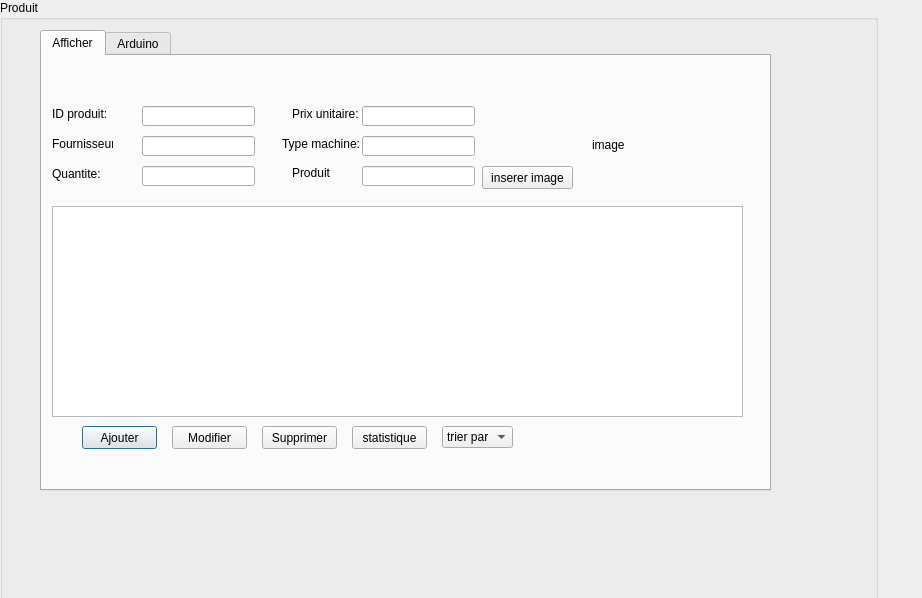
<?xml version="1.0" encoding="UTF-8"?>
<ui version="4.0">
 <class>GestionProduits</class>
 <widget class="QDialog" name="GestionProduits">
  <property name="geometry">
   <rect>
    <x>0</x>
    <y>0</y>
    <width>922</width>
    <height>598</height>
   </rect>
  </property>
  <property name="windowTitle">
   <string>Dialog</string>
  </property>
  <widget class="QGroupBox" name="groupBox">
   <property name="geometry">
    <rect>
     <x>0</x>
     <y>0</y>
     <width>878</width>
     <height>608</height>
    </rect>
   </property>
   <property name="title">
    <string>Produit</string>
   </property>
   <widget class="QTabWidget" name="kk">
    <property name="geometry">
     <rect>
      <x>40</x>
      <y>30</y>
      <width>731</width>
      <height>461</height>
     </rect>
    </property>
    <property name="currentIndex">
     <number>0</number>
    </property>
    <widget class="QWidget" name="tab">
     <attribute name="title">
      <string>Afficher</string>
     </attribute>
     <widget class="QLabel" name="label">
      <property name="geometry">
       <rect>
        <x>10</x>
        <y>50</y>
        <width>71</width>
        <height>16</height>
       </rect>
      </property>
      <property name="text">
       <string>ID produit:</string>
      </property>
     </widget>
     <widget class="QLabel" name="label_2">
      <property name="geometry">
       <rect>
        <x>10</x>
        <y>80</y>
        <width>61</width>
        <height>16</height>
       </rect>
      </property>
      <property name="text">
       <string>Fournisseur:</string>
      </property>
     </widget>
     <widget class="QLabel" name="label_3">
      <property name="geometry">
       <rect>
        <x>10</x>
        <y>110</y>
        <width>121</width>
        <height>16</height>
       </rect>
      </property>
      <property name="text">
       <string>Quantite:</string>
      </property>
     </widget>
     <widget class="QLabel" name="label_4">
      <property name="geometry">
       <rect>
        <x>250</x>
        <y>50</y>
        <width>101</width>
        <height>16</height>
       </rect>
      </property>
      <property name="text">
       <string>Prix unitaire:</string>
      </property>
     </widget>
     <widget class="QLabel" name="label_5">
      <property name="geometry">
       <rect>
        <x>240</x>
        <y>80</y>
        <width>81</width>
        <height>16</height>
       </rect>
      </property>
      <property name="text">
       <string>Type machine:</string>
      </property>
     </widget>
     <widget class="QLineEdit" name="lineEdit">
      <property name="geometry">
       <rect>
        <x>100</x>
        <y>50</y>
        <width>113</width>
        <height>20</height>
       </rect>
      </property>
     </widget>
     <widget class="QLineEdit" name="lineEdit_2">
      <property name="geometry">
       <rect>
        <x>100</x>
        <y>80</y>
        <width>113</width>
        <height>20</height>
       </rect>
      </property>
     </widget>
     <widget class="QLineEdit" name="lineEdit_3">
      <property name="geometry">
       <rect>
        <x>100</x>
        <y>110</y>
        <width>113</width>
        <height>20</height>
       </rect>
      </property>
     </widget>
     <widget class="QLineEdit" name="lineEdit_4">
      <property name="geometry">
       <rect>
        <x>320</x>
        <y>50</y>
        <width>113</width>
        <height>20</height>
       </rect>
      </property>
     </widget>
     <widget class="QLineEdit" name="lineEdit_5">
      <property name="geometry">
       <rect>
        <x>320</x>
        <y>80</y>
        <width>113</width>
        <height>20</height>
       </rect>
      </property>
     </widget>
     <widget class="QTableView" name="tableView">
      <property name="geometry">
       <rect>
        <x>10</x>
        <y>150</y>
        <width>691</width>
        <height>211</height>
       </rect>
      </property>
     </widget>
     <widget class="QPushButton" name="pushButton">
      <property name="geometry">
       <rect>
        <x>40</x>
        <y>370</y>
        <width>75</width>
        <height>23</height>
       </rect>
      </property>
      <property name="text">
       <string>Ajouter</string>
      </property>
     </widget>
     <widget class="QPushButton" name="pushButton_2">
      <property name="geometry">
       <rect>
        <x>130</x>
        <y>370</y>
        <width>75</width>
        <height>23</height>
       </rect>
      </property>
      <property name="text">
       <string>Modifier</string>
      </property>
     </widget>
     <widget class="QPushButton" name="pushButton_3">
      <property name="geometry">
       <rect>
        <x>220</x>
        <y>370</y>
        <width>75</width>
        <height>23</height>
       </rect>
      </property>
      <property name="text">
       <string>Supprimer</string>
      </property>
     </widget>
     <widget class="QPushButton" name="pushButton_5">
      <property name="geometry">
       <rect>
        <x>310</x>
        <y>370</y>
        <width>75</width>
        <height>23</height>
       </rect>
      </property>
      <property name="text">
       <string>statistique</string>
      </property>
     </widget>
     <widget class="QLabel" name="label_6">
      <property name="geometry">
       <rect>
        <x>250</x>
        <y>110</y>
        <width>47</width>
        <height>14</height>
       </rect>
      </property>
      <property name="text">
       <string>Produit</string>
      </property>
     </widget>
     <widget class="QLineEdit" name="lineEdit_6">
      <property name="geometry">
       <rect>
        <x>320</x>
        <y>110</y>
        <width>113</width>
        <height>20</height>
       </rect>
      </property>
     </widget>
     <widget class="QPushButton" name="pushButton_8">
      <property name="geometry">
       <rect>
        <x>440</x>
        <y>110</y>
        <width>91</width>
        <height>23</height>
       </rect>
      </property>
      <property name="text">
       <string>inserer image</string>
      </property>
     </widget>
     <widget class="QComboBox" name="comboBox">
      <property name="geometry">
       <rect>
        <x>400</x>
        <y>370</y>
        <width>71</width>
        <height>22</height>
       </rect>
      </property>
      <item>
       <property name="text">
        <string>trier par</string>
       </property>
      </item>
      <item>
       <property name="text">
        <string>prix</string>
       </property>
      </item>
      <item>
       <property name="text">
        <string>quantite</string>
       </property>
      </item>
      <item>
       <property name="text">
        <string>ID</string>
       </property>
      </item>
     </widget>
     <widget class="QLabel" name="label_7">
      <property name="geometry">
       <rect>
        <x>550</x>
        <y>43</y>
        <width>151</width>
        <height>91</height>
       </rect>
      </property>
      <property name="text">
       <string>image</string>
      </property>
     </widget>
    </widget>
    <widget class="QWidget" name="tab_2">
     <attribute name="title">
      <string>Arduino</string>
     </attribute>
     <widget class="QLabel" name="label_8">
      <property name="geometry">
       <rect>
        <x>350</x>
        <y>130</y>
        <width>141</width>
        <height>91</height>
       </rect>
      </property>
      <property name="text">
       <string>Etat</string>
      </property>
     </widget>
     <widget class="QPushButton" name="pushButton_4">
      <property name="geometry">
       <rect>
        <x>150</x>
        <y>170</y>
        <width>80</width>
        <height>22</height>
       </rect>
      </property>
      <property name="text">
       <string>refresh</string>
      </property>
     </widget>
    </widget>
   </widget>
  </widget>
 </widget>
 <resources/>
 <connections/>
</ui>
